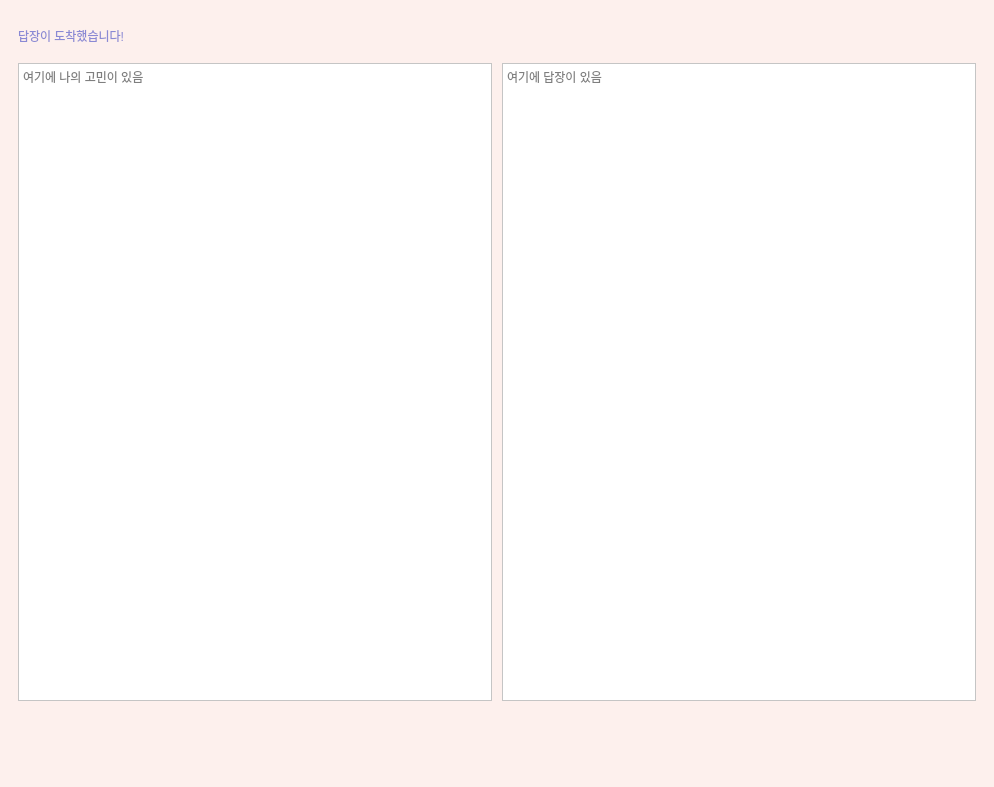
<?xml version="1.0" encoding="UTF-8"?>
<ui version="4.0">
 <class>MainWindow</class>
 <widget class="QMainWindow" name="MainWindow">
  <property name="geometry">
   <rect>
    <x>0</x>
    <y>0</y>
    <width>994</width>
    <height>787</height>
   </rect>
  </property>
  <property name="sizePolicy">
   <sizepolicy hsizetype="MinimumExpanding" vsizetype="MinimumExpanding">
    <horstretch>0</horstretch>
    <verstretch>0</verstretch>
   </sizepolicy>
  </property>
  <property name="font">
   <font>
    <family>Noto Sans CJK KR Regular</family>
   </font>
  </property>
  <property name="windowTitle">
   <string>MainWindow</string>
  </property>
  <property name="styleSheet">
   <string notr="true">background-color: rgb(253, 240, 237);</string>
  </property>
  <property name="tabShape">
   <enum>QTabWidget::Rounded</enum>
  </property>
  <widget class="QWidget" name="centralwidget">
   <property name="sizePolicy">
    <sizepolicy hsizetype="Expanding" vsizetype="Expanding">
     <horstretch>0</horstretch>
     <verstretch>0</verstretch>
    </sizepolicy>
   </property>
   <property name="styleSheet">
    <string notr="true"/>
   </property>
   <layout class="QVBoxLayout" name="verticalLayout_3">
    <item>
     <widget class="QStackedWidget" name="stackedWidget">
      <property name="sizePolicy">
       <sizepolicy hsizetype="Expanding" vsizetype="Expanding">
        <horstretch>0</horstretch>
        <verstretch>0</verstretch>
       </sizepolicy>
      </property>
      <property name="styleSheet">
       <string notr="true">QLabel {
	font: 18pt &quot;Tmoney RoundWind&quot;;
	color: rgb(138, 137, 212);
}

QPushButton {
	background-color: rgb(255, 255, 255);
	border-radius : 10px;
	border: 2px solid;
	border-color: rgb(127, 127, 127);
	font: 11pt &quot;SpoqaHanSans-Regular&quot;;
}

QPushButton:hover{
	background-color: rgb(204, 204, 204);
}

QLineEdit {
	background-color: rgba(255, 255, 255, 200);
	border-radius : 10px;
	font: 10pt &quot;SpoqaHanSans-Regular&quot;;
}

QLineEdit:hover{
	background-color: rgba(255, 255, 255, 255);
}

QEditText {
	font: 81 16pt &quot;Tmoney RoundWind&quot;;
	background-color: rgb(255, 255, 255);
}

QTextBrowser{
	font: 81 16pt &quot;Tmoney RoundWind&quot;;
	background-color: rgb(255, 255, 255);
}

</string>
      </property>
      <property name="currentIndex">
       <number>6</number>
      </property>
      <widget class="QWidget" name="page0">
       <layout class="QVBoxLayout" name="verticalLayout_2" stretch="0,0,0,0,0">
        <property name="spacing">
         <number>20</number>
        </property>
        <item>
         <spacer name="topVspacer1_2">
          <property name="orientation">
           <enum>Qt::Vertical</enum>
          </property>
          <property name="sizeHint" stdset="0">
           <size>
            <width>20</width>
            <height>40</height>
           </size>
          </property>
         </spacer>
        </item>
        <item>
         <widget class="QLabel" name="titleLabel">
          <property name="sizePolicy">
           <sizepolicy hsizetype="Minimum" vsizetype="Maximum">
            <horstretch>0</horstretch>
            <verstretch>0</verstretch>
           </sizepolicy>
          </property>
          <property name="font">
           <font>
            <family>Tmoney RoundWind</family>
            <pointsize>50</pointsize>
            <weight>9</weight>
            <italic>false</italic>
            <bold>false</bold>
           </font>
          </property>
          <property name="styleSheet">
           <string notr="true">font: 75 50pt &quot;Tmoney RoundWind&quot;;</string>
          </property>
          <property name="text">
           <string>너의 고민은</string>
          </property>
          <property name="alignment">
           <set>Qt::AlignBottom|Qt::AlignHCenter</set>
          </property>
         </widget>
        </item>
        <item alignment="Qt::AlignHCenter|Qt::AlignVCenter">
         <widget class="QLabel" name="descriptionLabel">
          <property name="sizePolicy">
           <sizepolicy hsizetype="Minimum" vsizetype="Minimum">
            <horstretch>0</horstretch>
            <verstretch>0</verstretch>
           </sizepolicy>
          </property>
          <property name="font">
           <font>
            <family>Tmoney RoundWind</family>
            <pointsize>18</pointsize>
            <weight>50</weight>
            <italic>false</italic>
            <bold>false</bold>
           </font>
          </property>
          <property name="styleSheet">
           <string notr="true">color: rgb(208, 164, 114);</string>
          </property>
          <property name="text">
           <string>당신의 고민을 다른 사람에게 얘기해줄래요?</string>
          </property>
          <property name="alignment">
           <set>Qt::AlignHCenter|Qt::AlignTop</set>
          </property>
         </widget>
        </item>
        <item alignment="Qt::AlignHCenter">
         <widget class="QPushButton" name="goToPage1Btn">
          <property name="sizePolicy">
           <sizepolicy hsizetype="Minimum" vsizetype="Minimum">
            <horstretch>0</horstretch>
            <verstretch>0</verstretch>
           </sizepolicy>
          </property>
          <property name="minimumSize">
           <size>
            <width>320</width>
            <height>40</height>
           </size>
          </property>
          <property name="font">
           <font>
            <family>SpoqaHanSans-Regular</family>
            <pointsize>11</pointsize>
            <weight>50</weight>
            <italic>false</italic>
            <bold>false</bold>
           </font>
          </property>
          <property name="styleSheet">
           <string notr="true">background-color: rgb(255, 255, 255);</string>
          </property>
          <property name="text">
           <string>다음</string>
          </property>
          <property name="flat">
           <bool>false</bool>
          </property>
         </widget>
        </item>
        <item>
         <spacer name="bottomVspacer1">
          <property name="orientation">
           <enum>Qt::Vertical</enum>
          </property>
          <property name="sizeHint" stdset="0">
           <size>
            <width>20</width>
            <height>40</height>
           </size>
          </property>
         </spacer>
        </item>
       </layout>
      </widget>
      <widget class="QWidget" name="page1">
       <layout class="QVBoxLayout" name="verticalLayout" stretch="0,0,0,0,0">
        <property name="spacing">
         <number>20</number>
        </property>
        <item>
         <spacer name="topVspacer1">
          <property name="orientation">
           <enum>Qt::Vertical</enum>
          </property>
          <property name="sizeHint" stdset="0">
           <size>
            <width>20</width>
            <height>40</height>
           </size>
          </property>
         </spacer>
        </item>
        <item alignment="Qt::AlignHCenter|Qt::AlignBottom">
         <widget class="QLabel" name="nameLabel">
          <property name="sizePolicy">
           <sizepolicy hsizetype="Expanding" vsizetype="Minimum">
            <horstretch>0</horstretch>
            <verstretch>0</verstretch>
           </sizepolicy>
          </property>
          <property name="font">
           <font>
            <family>Tmoney RoundWind</family>
            <pointsize>18</pointsize>
            <weight>50</weight>
            <italic>false</italic>
            <bold>false</bold>
           </font>
          </property>
          <property name="styleSheet">
           <string notr="true">color: rgb(208, 164, 114);</string>
          </property>
          <property name="text">
           <string>다른 사람에게 불리고 싶은 이름을 적어주세요!</string>
          </property>
          <property name="alignment">
           <set>Qt::AlignHCenter|Qt::AlignTop</set>
          </property>
         </widget>
        </item>
        <item alignment="Qt::AlignHCenter">
         <widget class="QLineEdit" name="nameLineEdit">
          <property name="sizePolicy">
           <sizepolicy hsizetype="Expanding" vsizetype="Fixed">
            <horstretch>0</horstretch>
            <verstretch>0</verstretch>
           </sizepolicy>
          </property>
          <property name="minimumSize">
           <size>
            <width>320</width>
            <height>50</height>
           </size>
          </property>
          <property name="sizeIncrement">
           <size>
            <width>0</width>
            <height>0</height>
           </size>
          </property>
         </widget>
        </item>
        <item alignment="Qt::AlignHCenter">
         <widget class="QPushButton" name="goToPage2Btn">
          <property name="minimumSize">
           <size>
            <width>320</width>
            <height>40</height>
           </size>
          </property>
          <property name="styleSheet">
           <string notr="true"/>
          </property>
          <property name="text">
           <string>다음</string>
          </property>
         </widget>
        </item>
        <item>
         <spacer name="bottomVspacer2">
          <property name="orientation">
           <enum>Qt::Vertical</enum>
          </property>
          <property name="sizeHint" stdset="0">
           <size>
            <width>20</width>
            <height>10</height>
           </size>
          </property>
         </spacer>
        </item>
       </layout>
      </widget>
      <widget class="QWidget" name="page2">
       <layout class="QGridLayout" name="gridLayout_2" rowstretch="5,5,10,60,5">
        <property name="verticalSpacing">
         <number>6</number>
        </property>
        <item row="3" column="0" colspan="2">
         <widget class="QTextEdit" name="problemContentTextEdit">
          <property name="styleSheet">
           <string notr="true">font: 14pt &quot;티머니 둥근바람 Regular&quot;;
background-color: rgb(255, 255, 255);</string>
          </property>
          <property name="tabChangesFocus">
           <bool>true</bool>
          </property>
          <property name="placeholderText">
           <string notr="true">이곳에 고민을 적어주세요</string>
          </property>
         </widget>
        </item>
        <item row="4" column="0" alignment="Qt::AlignHCenter">
         <widget class="QPushButton" name="backToPage1Btn">
          <property name="sizePolicy">
           <sizepolicy hsizetype="Maximum" vsizetype="Fixed">
            <horstretch>0</horstretch>
            <verstretch>0</verstretch>
           </sizepolicy>
          </property>
          <property name="minimumSize">
           <size>
            <width>150</width>
            <height>40</height>
           </size>
          </property>
          <property name="text">
           <string>뒤로가기</string>
          </property>
         </widget>
        </item>
        <item row="1" column="0" colspan="2">
         <widget class="QLabel" name="problemLabel2">
          <property name="sizePolicy">
           <sizepolicy hsizetype="Minimum" vsizetype="Minimum">
            <horstretch>0</horstretch>
            <verstretch>0</verstretch>
           </sizepolicy>
          </property>
          <property name="autoFillBackground">
           <bool>false</bool>
          </property>
          <property name="styleSheet">
           <string notr="true"/>
          </property>
          <property name="frameShape">
           <enum>QFrame::NoFrame</enum>
          </property>
          <property name="frameShadow">
           <enum>QFrame::Plain</enum>
          </property>
          <property name="text">
           <string>&lt;html&gt;&lt;head/&gt;&lt;body&gt;&lt;p&gt;&lt;span style=&quot; font-size:14pt;&quot;&gt;다른 사람이 이 고민을 보고 따뜻한 위로의 말이나 조언을 써서 답장을 보낼겁니다!&lt;/span&gt;&lt;/p&gt;&lt;/body&gt;&lt;/html&gt;</string>
          </property>
          <property name="textFormat">
           <enum>Qt::RichText</enum>
          </property>
          <property name="wordWrap">
           <bool>true</bool>
          </property>
          <property name="margin">
           <number>20</number>
          </property>
         </widget>
        </item>
        <item row="0" column="0" colspan="2" alignment="Qt::AlignTop">
         <widget class="QLabel" name="problemLabel1">
          <property name="sizePolicy">
           <sizepolicy hsizetype="Preferred" vsizetype="Preferred">
            <horstretch>0</horstretch>
            <verstretch>0</verstretch>
           </sizepolicy>
          </property>
          <property name="styleSheet">
           <string notr="true">font: 26pt &quot;Tmoney RoundWind&quot;;</string>
          </property>
          <property name="text">
           <string>당신의 고민을 적어주세요!</string>
          </property>
          <property name="textFormat">
           <enum>Qt::PlainText</enum>
          </property>
          <property name="alignment">
           <set>Qt::AlignLeading|Qt::AlignLeft|Qt::AlignTop</set>
          </property>
          <property name="wordWrap">
           <bool>true</bool>
          </property>
          <property name="margin">
           <number>16</number>
          </property>
         </widget>
        </item>
        <item row="4" column="1" alignment="Qt::AlignHCenter">
         <widget class="QPushButton" name="postProblemBtn">
          <property name="minimumSize">
           <size>
            <width>150</width>
            <height>40</height>
           </size>
          </property>
          <property name="text">
           <string>보내기</string>
          </property>
         </widget>
        </item>
        <item row="2" column="0" colspan="2">
         <widget class="QTextEdit" name="problemTitleTextEdit">
          <property name="styleSheet">
           <string notr="true">font: 16pt &quot;티머니 둥근바람 Regular&quot;;
background-color: rgb(255, 255, 255);</string>
          </property>
          <property name="tabChangesFocus">
           <bool>true</bool>
          </property>
          <property name="placeholderText">
           <string notr="true">고민의 제목을 입력해주세요</string>
          </property>
         </widget>
        </item>
       </layout>
      </widget>
      <widget class="QWidget" name="page3">
       <layout class="QGridLayout" name="gridLayout" rowstretch="5,95,5">
        <property name="verticalSpacing">
         <number>10</number>
        </property>
        <item row="0" column="0">
         <widget class="QLabel" name="label">
          <property name="text">
           <string>답장을 보낼 다른 사람의 고민을 선택해주세요!</string>
          </property>
          <property name="alignment">
           <set>Qt::AlignLeading|Qt::AlignLeft|Qt::AlignTop</set>
          </property>
         </widget>
        </item>
        <item row="1" column="0">
         <widget class="QListView" name="problemListView">
          <property name="frameShape">
           <enum>QFrame::StyledPanel</enum>
          </property>
         </widget>
        </item>
        <item row="2" column="0" alignment="Qt::AlignHCenter">
         <widget class="QPushButton" name="goToPage4Btn">
          <property name="sizePolicy">
           <sizepolicy hsizetype="Minimum" vsizetype="Minimum">
            <horstretch>0</horstretch>
            <verstretch>0</verstretch>
           </sizepolicy>
          </property>
          <property name="minimumSize">
           <size>
            <width>220</width>
            <height>40</height>
           </size>
          </property>
          <property name="text">
           <string>선택하고 다음으로 가기</string>
          </property>
         </widget>
        </item>
       </layout>
      </widget>
      <widget class="QWidget" name="page4">
       <layout class="QGridLayout" name="gridLayout_3" rowstretch="5,5,90,0" columnstretch="50,50">
        <property name="verticalSpacing">
         <number>10</number>
        </property>
        <item row="2" column="1">
         <widget class="QTextEdit" name="replyContentTextEdit">
          <property name="styleSheet">
           <string notr="true">font: 16pt &quot;티머니 둥근바람 Regular&quot;;
background-color: rgb(255, 255, 255);</string>
          </property>
          <property name="tabChangesFocus">
           <bool>true</bool>
          </property>
          <property name="placeholderText">
           <string>이곳에 내용을 입력</string>
          </property>
         </widget>
        </item>
        <item row="3" column="0">
         <widget class="QPushButton" name="backToPage3Btn">
          <property name="minimumSize">
           <size>
            <width>150</width>
            <height>40</height>
           </size>
          </property>
          <property name="text">
           <string>뒤로가기</string>
          </property>
         </widget>
        </item>
        <item row="3" column="1">
         <widget class="QPushButton" name="postReplyBtn">
          <property name="minimumSize">
           <size>
            <width>150</width>
            <height>40</height>
           </size>
          </property>
          <property name="text">
           <string>답장 전송하기</string>
          </property>
         </widget>
        </item>
        <item row="1" column="1">
         <widget class="QTextEdit" name="replyTitleTextEdit">
          <property name="styleSheet">
           <string notr="true">font: 16pt &quot;티머니 둥근바람 Regular&quot;;
background-color: rgb(255, 255, 255);</string>
          </property>
          <property name="tabChangesFocus">
           <bool>true</bool>
          </property>
          <property name="placeholderText">
           <string>이곳에 제목을 입력</string>
          </property>
         </widget>
        </item>
        <item row="1" column="0" rowspan="2">
         <widget class="QTextBrowser" name="otherProblemTextBrower">
          <property name="placeholderText">
           <string>이곳에 다른 사람의 고민이 있을거임</string>
          </property>
         </widget>
        </item>
        <item row="0" column="0" colspan="2">
         <widget class="QLabel" name="replyPostLabel">
          <property name="text">
           <string>다른 사람의 고민에 따뜻한 답장을 보내주세요!</string>
          </property>
         </widget>
        </item>
       </layout>
      </widget>
      <widget class="QWidget" name="page5">
       <layout class="QGridLayout" name="gridLayout_5">
        <property name="verticalSpacing">
         <number>20</number>
        </property>
        <item row="1" column="0" alignment="Qt::AlignHCenter|Qt::AlignBottom">
         <widget class="QLabel" name="sixthLabel1">
          <property name="styleSheet">
           <string notr="true">font: 75 30pt &quot;Tmoney RoundWind&quot;;</string>
          </property>
          <property name="text">
           <string>정말 마음 따뜻해지는 답장이군요!</string>
          </property>
         </widget>
        </item>
        <item row="2" column="0" alignment="Qt::AlignHCenter|Qt::AlignTop">
         <widget class="QLabel" name="sixthLabel2">
          <property name="text">
           <string>님의 답장도 곧 돌아올거에요... 편안히 기다려주세요</string>
          </property>
         </widget>
        </item>
       </layout>
      </widget>
      <widget class="QWidget" name="page6">
       <layout class="QGridLayout" name="gridLayout_6" rowstretch="5,90">
        <property name="spacing">
         <number>10</number>
        </property>
        <item row="1" column="0">
         <widget class="QTextBrowser" name="myProblemTextBrowser">
          <property name="tabChangesFocus">
           <bool>true</bool>
          </property>
          <property name="placeholderText">
           <string>여기에 나의 고민이 있음</string>
          </property>
         </widget>
        </item>
        <item row="0" column="0">
         <widget class="QLabel" name="replyLabel">
          <property name="text">
           <string>답장이 도착했습니다!</string>
          </property>
         </widget>
        </item>
        <item row="1" column="1">
         <widget class="QTextBrowser" name="otherReplyTextBrowser">
          <property name="tabChangesFocus">
           <bool>true</bool>
          </property>
          <property name="lineWrapMode">
           <enum>QTextEdit::WidgetWidth</enum>
          </property>
          <property name="placeholderText">
           <string>여기에 답장이 있음</string>
          </property>
         </widget>
        </item>
       </layout>
      </widget>
     </widget>
    </item>
    <item>
     <widget class="QLabel" name="consoleLabel">
      <property name="minimumSize">
       <size>
        <width>0</width>
        <height>40</height>
       </size>
      </property>
      <property name="styleSheet">
       <string notr="true">QLabel {
	font: 15pt &quot;NEXON Lv1 Gothic&quot;;
	color: rgb(138, 137, 212);
}</string>
      </property>
      <property name="text">
       <string/>
      </property>
      <property name="alignment">
       <set>Qt::AlignCenter</set>
      </property>
     </widget>
    </item>
   </layout>
  </widget>
  <widget class="QStatusBar" name="statusbar"/>
 </widget>
 <resources>
  <include location="resources.qrc"/>
 </resources>
 <connections>
  <connection>
   <sender>nameLineEdit</sender>
   <signal>returnPressed()</signal>
   <receiver>goToPage2Btn</receiver>
   <slot>click()</slot>
   <hints>
    <hint type="sourcelabel">
     <x>470</x>
     <y>363</y>
    </hint>
    <hint type="destinationlabel">
     <x>515</x>
     <y>407</y>
    </hint>
   </hints>
  </connection>
 </connections>
</ui>
